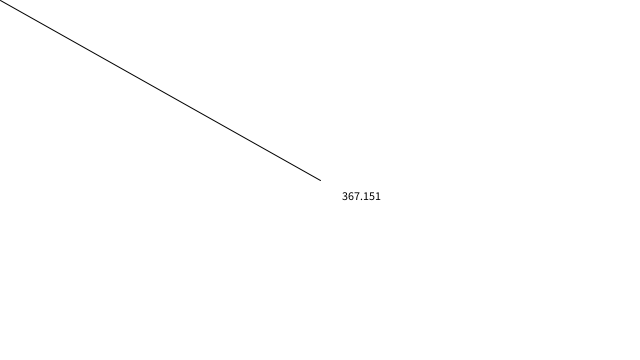
Frame 1 (no input)
Frame 60 (the mouse pressed at the canvas centre just before this capture): identical to frame 1, image omitted
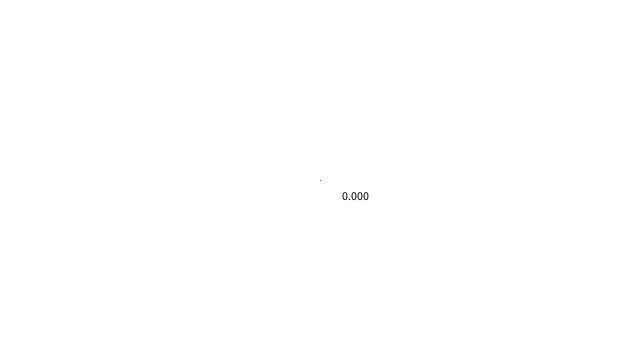
Frame 120 (the mouse held since frame 60 and released just before this capture)

The Processing sketch that drew these frames (run headless with seeded random() and noise(); from frame 60 on, the mouse is pressed at the canvas centre):

// Processing sketch: sketch_200414b
// ── sketch_200414b.pde

void setup() {
  size(640,360);
  
}
 
void draw() {
  background(255);
 //Declarem  PVector que son mouse i centre. Mouse per captura posicio x,y i Centre per saber on es el mitg de la pantalla.
  PVector mouse = new PVector(mouseX,mouseY);
  PVector centre = new PVector(width/2,height/2);
  
  // Resta els components x, y i z del vector Centre
  mouse.sub(centre);
 
 //Calcula la magnitud d'un vector. De la posicio centre fins la posicio del mouse.
  float longitud = mouse.mag();
  fill(0);
 //Ens permet començar al mitg de la pantalla.
  translate(width/2,height/2);
  //Mostrem la linia
  line(0,0,mouse.x,mouse.y);
   
   //Mostrem el valor de la magnitud amb la variable (m) que hem creat.
   text(longitud, 20, 20); 
}


  

  

  
  
